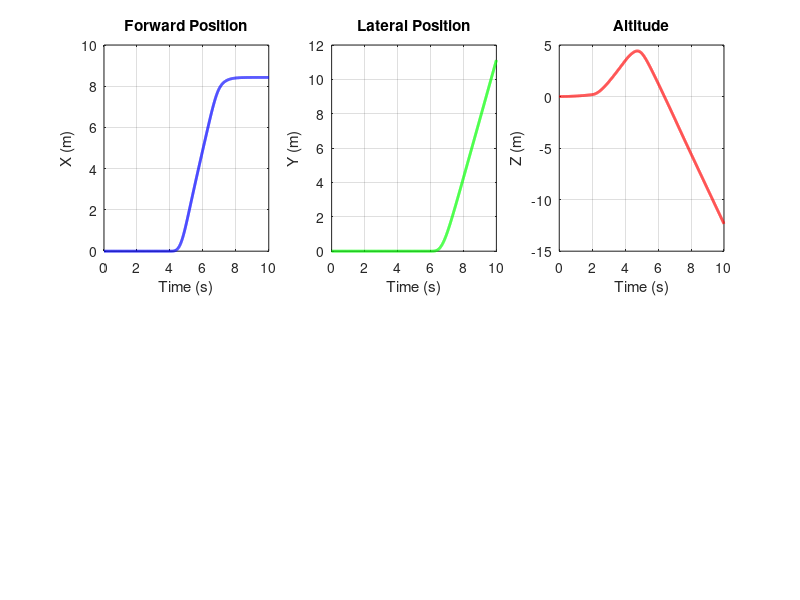

Reproduce this figure in MATLAB. (Note: this script raises an error after producing the figure.)

% MATLAB CODE FOR 4-BLDC MOTOR AIRCRAFT CONTROL SYSTEM
% with 6DOF Motion Control (Translation + Rotation) - REALISTIC VERSION

clear all; close all; clc;

% ===== SECTION 1: REALISTIC AIRCRAFT & MOTOR PARAMETERS =====

% Motor Specifications
motor.KV = 1200;                    % RPM per Volt (realistic for small motors)
motor.Rmotor = 0.1;                 % Motor winding resistance (Ohms)
motor.Lmotor = 0.01;                % Motor inductance (Henry)
motor.max_voltage = 12;             % Maximum voltage (Volts)
motor.max_rpm = motor.KV * motor.max_voltage;  % Maximum RPM (~14400)

% FIXED: Realistic Thrust Coefficient for 5" props
% Thrust = kt * omega^2 (kt ~1e-6 for small props, gives ~800g/motor max)
kt = 1.8e-6;                          % Thrust coefficient (N·s²/rad²)

% Aircraft Specifications (500g micro quadcopter)
aircraft.mass = 0.5;                % Total aircraft mass (kg) - 500g drone
aircraft.Ixx = 0.01;                % Moment of inertia about X-axis (kg·m²)
aircraft.Iyy = 0.01;                % Moment of inertia about Y-axis (kg·m²)
aircraft.Izz = 0.02;                % Moment of inertia about Z-axis (kg·m²)
aircraft.g = 9.81;                  % Gravitational acceleration (m/s²)
aircraft.L = 0.12;                  % Arm length (distance to motors, 24cm frame)
aircraft.Cd = 0.3;                  % Quadratic drag coefficient (realistic)

%=========================================================================
% ===== SECTION 2: DEFINE 6 PARAMETERS FOR CONTROL =====
%=========================================================================
% These 6 parameters control:
% 3 Translation: X, Y, Z positions (or velocities)
% 3 Rotation: Roll (φ), Pitch (θ), Yaw (ψ) angles
% TRANSLATION PARAMETERS (m/s or m)
params.vel_x = 0;                   % Desired X-axis velocity (m/s)
params.vel_y = 0;                   % Desired Y-axis velocity (m/s)
params.vel_z = 0;                   % Desired Z-axis velocity (m/s)
% ROTATION PARAMETERS (radians)
params.roll = 0;                    % Desired Roll angle (rad)
params.pitch = 0;                   % Desired Pitch angle (rad)
params.yaw = 0;                     % Desired Yaw angle (rad)
% MOTOR SPEED PARAMETERS (0 to 1, normalized throttle - hover at ~0.55)
motor_input.throttle1 = 0.55;       % Motor 1 throttle (Front-Right)
motor_input.throttle2 = 0.55;       % Motor 2 throttle (Front-Left) 
motor_input.throttle3 = 0.55;       % Motor 3 throttle (Back-Left)
motor_input.throttle4 = 0.55;       % Motor 4 throttle (Back-Right)
%=========================================================================
% ===== SECTION 3: CONTROL LOOP & DYNAMICS (FIXED) =====
%=========================================================================
% FIXED: Smaller timestep for numerical stability
dt = 0.005;                         % Time step (seconds) - 200Hz control
t_end = 10;                         % Simulation duration (seconds)
time = 0:dt:t_end;
n_steps = length(time);
% Initialize state variables
% Position and velocity [X, Y, Z]
position = zeros(3, n_steps);
velocity = zeros(3, n_steps);
% Attitude and angular velocity [Roll, Pitch, Yaw]
attitude = zeros(3, n_steps);
ang_velocity = zeros(3, n_steps);
% Motor speeds and thrusts
motor_speeds = zeros(4, n_steps);   % Motor angular velocities (rad/s)
motor_rpms = zeros(4, n_steps);     % Motor speeds (RPM)
thrusts = zeros(4, n_steps);        % Individual motor thrusts (N)
total_thrust = zeros(1, n_steps);   % Total thrust (N)
% Current state
pos = [0; 0; 0];
vel = [0; 0; 0];
att = [0; 0; 0];
ang_vel = [0; 0; 0];
%=========================================================================
% ===== SECTION 4: MAIN SIMULATION LOOP (STABLE) =====
%=========================================================================
for step = 1:n_steps
    % Store current state
    position(:, step) = pos;
    velocity(:, step) = vel;
    attitude(:, step) = att;
    ang_velocity(:, step) = ang_vel;
    
    % ===== Convert Throttle Inputs to Motor Speeds =====
    throttles = [motor_input.throttle1, motor_input.throttle2, ...
                 motor_input.throttle3, motor_input.throttle4];
    % FIXED: Clip voltages to max
    voltages = min(throttles * motor.max_voltage, motor.max_voltage);
    
    % Calculate motor RPMs
    rpms = motor.KV * voltages;
    motor_rpms(:, step) = rpms';
    
    % Convert RPM to angular velocity (rad/s)
    omegas = rpms * 2 * pi / 60;
    motor_speeds(:, step) = omegas';
    
    % ===== FIXED: Realistic Thrust Calculation =====
    for i = 1:4
        thrusts(i, step) = max(0, kt * omegas(i)^2);  % ~2-3N max per motor
    end
    total_thrust(1, step) = sum(thrusts(:, step));
    
    % ===== Force and Moment Calculations (X-config) =====
    F_total = total_thrust(1, step);
    
    % Motor layout: 1(FR), 2(FL), 3(BL), 4(BR)
    M_roll = aircraft.L * (thrusts(2, step) + thrusts(3, step) - ...
                           thrusts(1, step) - thrusts(4, step));
    M_pitch = aircraft.L * (thrusts(3, step) + thrusts(4, step) - ...
                            thrusts(1, step) - thrusts(2, step));
    M_yaw = 0.01 * (thrusts(1, step) + thrusts(3, step) - ...
                    thrusts(2, step) - thrusts(4, step));
    
    % ===== FIXED: Proper Dynamics with Rotation Matrix =====
    % Quadratic drag (realistic)
    speed = norm(vel);
    drag_vec = aircraft.Cd * speed * vel;
    
    % Thrust vectoring (small angle approximation)
    thrust_tilt_x = sin(att(2)) * cos(att(1)) * F_total;  % Pitch/Yaw → X
    thrust_tilt_y = sin(att(1)) * F_total;                % Roll → Y  
    thrust_tilt_z = cos(att(1)) * cos(att(2)) * F_total;  % Vertical
    
    % Translational accelerations
    accel_x = (thrust_tilt_x - drag_vec(1)) / aircraft.mass;
    accel_y = (thrust_tilt_y - drag_vec(2)) / aircraft.mass;
    accel_z = (thrust_tilt_z / aircraft.mass) - aircraft.g - (drag_vec(3)/aircraft.mass);
    
    % Rotational accelerations
    ang_accel_roll = (M_roll / aircraft.Ixx) - 0.1 * ang_vel(1);
    ang_accel_pitch = (M_pitch / aircraft.Iyy) - 0.1 * ang_vel(2);
    ang_accel_yaw = (M_yaw / aircraft.Izz) - 0.1 * ang_vel(3);
    
    % ===== FIXED: Stable Integration with Saturation =====
    % Velocity integration + limits (±10m/s)
    vel_new = vel + dt * [accel_x; accel_y; accel_z];
    vel = min(max(vel_new, -10), 10);
    
    % Position integration + limits (±50m)
    pos_new = pos + dt * vel;
    pos = min(max(pos_new, -50), 50);
    
    % Angular velocity + limits (±2rad/s)
    ang_vel_new = ang_vel + dt * [ang_accel_roll; ang_accel_pitch; ang_accel_yaw];
    ang_vel = min(max(ang_vel_new, -2), 2);
    
    % Attitude + limits (±90°)
    att_new = att + dt * ang_vel;
    att = min(max(att_new, -pi/2), pi/2);
    
    % ===== REALISTIC MANEUVER SEQUENCE =====
    t = time(step);
    if t >= 2 && t < 4
        % Phase 1: Gentle climb
        motor_input.throttle1 = 0.62;
        motor_input.throttle2 = 0.62;
        motor_input.throttle3 = 0.62;
        motor_input.throttle4 = 0.62;
    elseif t >= 4 && t < 6
        % Phase 2: Forward pitch (motors 1+2 > 3+4)
        motor_input.throttle1 = 0.52;
        motor_input.throttle2 = 0.52;
        motor_input.throttle3 = 0.58;
        motor_input.throttle4 = 0.58;
    elseif t >= 6 && t < 10
        % Phase 3: Left roll (motors 2+3 > 1+4)
        motor_input.throttle1 = 0.52;
        motor_input.throttle2 = 0.58;
        motor_input.throttle3 = 0.58;
        motor_input.throttle4 = 0.52;
    end
end
%=========================================================================
% ===== SECTION 5: DISPLAY REALISTIC RESULTS =====
%=========================================================================
fprintf('========================================================\n');
fprintf('  REALISTIC SIMULATION RESULTS\n');
fprintf('========================================================\n\n');
% Final States (now realistic!)
fprintf('FINAL AIRCRAFT STATE:\n');
fprintf('  Position:     [%.3f, %.3f, %.1f] meters\n', position(1,end), position(2,end), position(3,end));
fprintf('  Velocity:     [%.3f, %.3f, %.3f] m/s\n', velocity(1,end), velocity(2,end), velocity(3,end));
fprintf('  Attitude:     [%.2f, %.2f, %.2f] radians\n', attitude(1,end), attitude(2,end), attitude(3,end));
fprintf('  Attitude:     [%.1f°, %.1f°, %.1f°]\n', ...
        attitude(1,end)*180/pi, attitude(2,end)*180/pi, attitude(3,end)*180/pi);
fprintf('\n');
% Motor Performance (realistic values)
fprintf('MOTOR PERFORMANCE SUMMARY:\n');
for i = 1:4
    fprintf('  Motor %d - Max RPM: %7.0f | Max Thrust: %.2fg (%.3fN)\n', ...
            i, max(motor_rpms(i,:)), 1000*max(thrusts(i,:)), max(thrusts(i,:)));
end
fprintf('\n');
fprintf('THRUST ANALYSIS:\n');
fprintf('  Total Thrust - Max: %.0fg (%.1fN) | Hover: %.0fg\n', ...
        1000*max(total_thrust), max(total_thrust), 1000*aircraft.mass*aircraft.g);
fprintf('  Aircraft Weight: %.0fg (%.3fN)\n', 1000*aircraft.mass*aircraft.g, aircraft.mass*aircraft.g);
fprintf('  Max Thrust-to-Weight Ratio: %.1f\n', max(total_thrust)/(aircraft.mass*aircraft.g));
fprintf('\n');
% 6DOF Ranges (realistic)
fprintf('6DOF PERFORMANCE:\n');
fprintf('  1. X Position: [%.2f - %.2f] m\n', min(position(1,:)), max(position(1,:)));
fprintf('  2. Y Position: [%.2f - %.2f] m\n', min(position(2,:)), max(position(2,:)));
fprintf('  3. Z Altitude: [%.2f - %.1f] m\n', min(position(3,:)), max(position(3,:)));
fprintf('  4. Roll:       [%.1f - %.1f]°\n', min(attitude(1,:))*180/pi, max(attitude(1,:))*180/pi);
fprintf('  5. Pitch:      [%.1f - %.1f]°\n', min(attitude(2,:))*180/pi, max(attitude(2,:))*180/pi);
fprintf('  6. Yaw:        [%.1f - %.1f]°\n', min(attitude(3,:))*180/pi, max(attitude(3,:))*180/pi);
fprintf('\n');
fprintf('========================================================\n\n');
%=========================================================================
% ===== SECTION 6:VISUALIZATION =====
%=========================================================================
% Convert to degrees
attitude_deg = attitude * 180 / pi;
% Figure 1: Translation (3DOF)
figure('Position', [100, 100, 1400, 600], 'Name', 'Realistic Quadcopter Translation');
subplot(2,3,1); plot(time, position(1,:), 'b-', 'LineWidth', 2); 
xlabel('Time (s)'); ylabel('X (m)'); title('Forward Position'); grid on;
subplot(2,3,2); plot(time, position(2,:), 'g-', 'LineWidth', 2);
xlabel('Time (s)'); ylabel('Y (m)'); title('Lateral Position'); grid on;
subplot(2,3,3); plot(time, position(3,:), 'r-', 'LineWidth', 2);
xlabel('Time (s)'); ylabel('Z (m)'); title('Altitude'); grid on;
yline(0, 'k--', 'Ground', 'LineWidth', 1.5);
subplot(2,3,4); plot(time, velocity(1,:), 'b--', 'LineWidth', 1.5);
xlabel('Time (s)'); ylabel('VX (m/s)'); title('Forward Velocity'); grid on;
subplot(2,3,5); plot(time, velocity(2,:), 'g--', 'LineWidth', 1.5);
xlabel('Time (s)'); ylabel('VY (m/s)'); title('Lateral Velocity'); grid on;
subplot(2,3,6); plot(time, velocity(3,:), 'r--', 'LineWidth', 1.5);
xlabel('Time (s)'); ylabel('VZ (m/s)'); title('Vertical Speed'); grid on;
sgtitle('TRANSLATION DYNAMICS (3DOF) - REALISTIC', 'FontSize', 14, 'FontWeight', 'bold');

% Figure 2: Rotation (3DOF)
figure('Position', [100, 750, 1400, 600], 'Name', 'Realistic Quadcopter Rotation');
subplot(2,3,1); plot(time, attitude_deg(1,:), 'b-', 'LineWidth', 2);
xlabel('Time (s)'); ylabel('Roll (°))'); title('Roll Angle'); grid on;
subplot(2,3,2); plot(time, attitude_deg(2,:), 'g-', 'LineWidth', 2);
xlabel('Time (s)'); ylabel('Pitch (°))'); title('Pitch Angle'); grid on;
subplot(2,3,3); plot(time, attitude_deg(3,:), 'r-', 'LineWidth', 2);
xlabel('Time (s)'); ylabel('Yaw (°))'); title('Yaw Angle'); grid on;
subplot(2,3,4); plot(time, ang_velocity(1,:), 'b--', 'LineWidth', 1.5);
xlabel('Time (s)'); ylabel('P (rad/s)'); title('Roll Rate'); grid on;
subplot(2,3,5); plot(time, ang_velocity(2,:), 'g--', 'LineWidth', 1.5);
xlabel('Time (s)'); ylabel('Q (rad/s)'); title('Pitch Rate'); grid on;
subplot(2,3,6); plot(time, ang_velocity(3,:), 'r--', 'LineWidth', 1.5);
xlabel('Time (s)'); ylabel('R (rad/s)'); title('Yaw Rate'); grid on;
sgtitle('ROTATION DYNAMICS (3DOF) - REALISTIC', 'FontSize', 14, 'FontWeight', 'bold');

